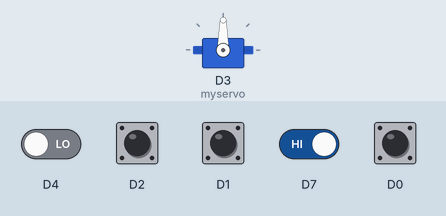
This sketch was run on a simulated ESP8266 (NodeMCU). Shown: servo. Inputs (shaded band) come from the test bench; at power-on: D0–2, D7 HIGH, D4 LOW. WiFi joins after 1.5 s; servers stay silent unless stated.

Above: at 3.0 s.
3.1 s: D4 driven HIGH
At 5.0 s:
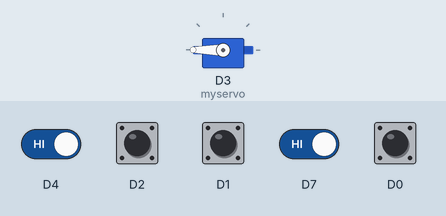
7.3 s: D4 driven LOW
At 8.4 s:
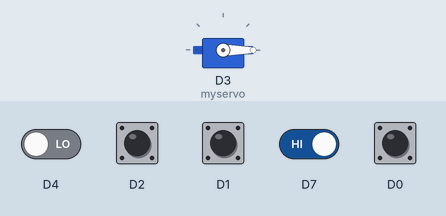
8.8 s: D7 driven LOW
At 10.0 s:
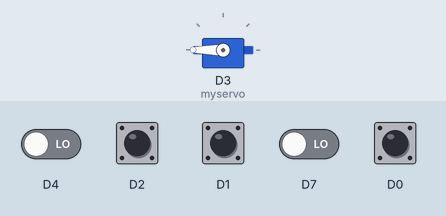
Timing chart, 0 to 18.3 s (numbered marks = the images above; inputs shaded):
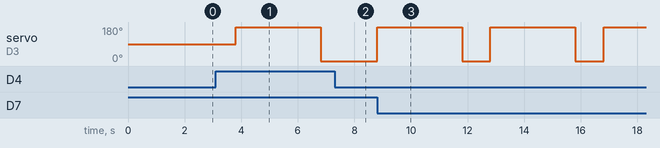

Measured:
- after the input at 3.1 s, servo on D3 (myservo): 90° → 180° after 0.70 s, → 0° 3.0 s later
- after the input at 7.3 s, servo on D3 (myservo): stays 0° (without the input it goes to 180° after 0.50 s)
- after the input at 8.8 s, servo on D3 (myservo): alternates 180° for 3.0 s and 0° for 1.0 s, starting at once

The sketch:

AT-NODEMCU.ino
```cpp
#define BLYNK_PRINT Serial


#include <ESP8266WiFi.h>
#include <BlynkSimpleEsp8266.h>
#include <Servo.h>
Servo myservo;  // create servo object to control a servo
// twelve servo objects can be created on most boards

int pos = 0;    // variable to store the servo position

// You should get Auth Token in the Blynk App.
// Go to the Project Settings (nut icon).
char auth[] = "i-U_zr4aLytVmbBV1EAh7hVNrL7Xfn9R";

// Your WiFi credentials.
// Set password to "" for open networks.
char ssid[] = "project";
char pass[] = "vishwaja";
WidgetTerminal terminal(V0);
void setup()
{
 terminal.clear();

    myservo.attach(D3);
  // Debug console
  Serial.begin(9600);

  Blynk.begin(auth, ssid, pass);
  // You can also specify server:
  //Blynk.begin(auth, ssid, pass, "blynk-cloud.com", 80);
  //Blynk.begin(auth, ssid, pass, IPAddress(192,168,1,100), 8080);
}

void loop()
{
  if(digitalRead(D4)||(digitalRead(D7)==0))
  {
  terminal.println("car movement detected");// put your main code here, to run repeatedly:
 //  in steps of 1 degree
  myservo.write(180);              // tell servo to go to position in variable 'pos'
  delay(3000);
  myservo.write(0); // waits 15ms for the servo to reach the position

  }

  if(digitalRead(D0)==0)
 {
  terminal.println("slot1 full");
}
  if(digitalRead(D1)==0)
 {
  terminal.println("slot2 full");
 }
  if(digitalRead(D2)==0)
 {
  terminal.println("slot3 full");
 }
 if(digitalRead(D2))
 {
  terminal.println("slot3 empty");
 }
 if(digitalRead(D1))
 {
  terminal.println("slot2 empty");
 }
 if(digitalRead(D0))
 {
  terminal.println("slot1 empty");
 }
 delay(1000);
  Blynk.run();
}
```
